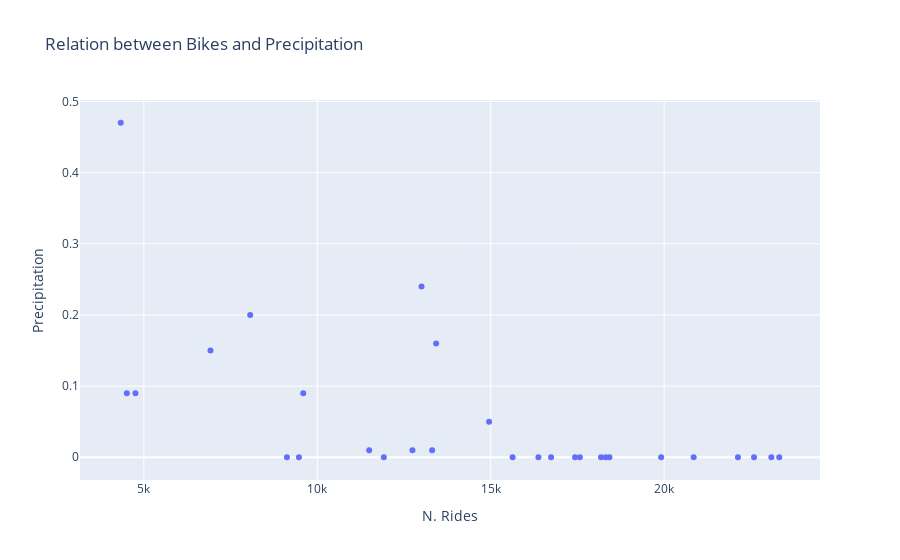

Write notebook code for a chart like this one.
### Code cell
fig = plt.scatter(new_df,x='N. Rides',y='Precipitation',title='Relation between Bikes and Precipitation')
fig

### Figure 1 — Plotly figure (JSON) as saved in the notebook; plotly's stock layout.template omitted (floating-point values rounded to 4 significant figures)
{"data": [{"hovertemplate": "N. Rides=%{x}<br>Precipitation=%{y}<extra></extra>", "legendgroup": "", "marker": {"color": "#636efa", "symbol": "circle"}, "mode": "markers", "name": "", "orientation": "v", "showlegend": false, "type": "scatter", "x": [11497, 6922, 4759, 4335, 9471, 11919, 9596, 12744, 4510, 9126, 13312, 8067, 18422, 18315, 17570, 16375, 18180, 23090, 23318, 22591, 22127, 17837, 13426, 16740, 20850, 13005, 19914, 15631, 14954, 17432], "xaxis": "x", "y": [0.01, 0.15, 0.09, 0.47, 0, 0, 0.09, 0.01, 0.09, 0, 0.01, 0.2, 0, 0, 0, 0, 0, 0, 0, 0, 0, null, 0.16, 0, 0, 0.24, 0, 0, 0.05, 0], "yaxis": "y"}], "layout": {"legend": {"tracegroupgap": 0}, "title": {"text": "Relation between Bikes and Precipitation"}, "xaxis": {"anchor": "y", "domain": [0, 1], "title": {"text": "N. Rides"}}, "yaxis": {"anchor": "x", "domain": [0, 1], "title": {"text": "Precipitation"}}}}
